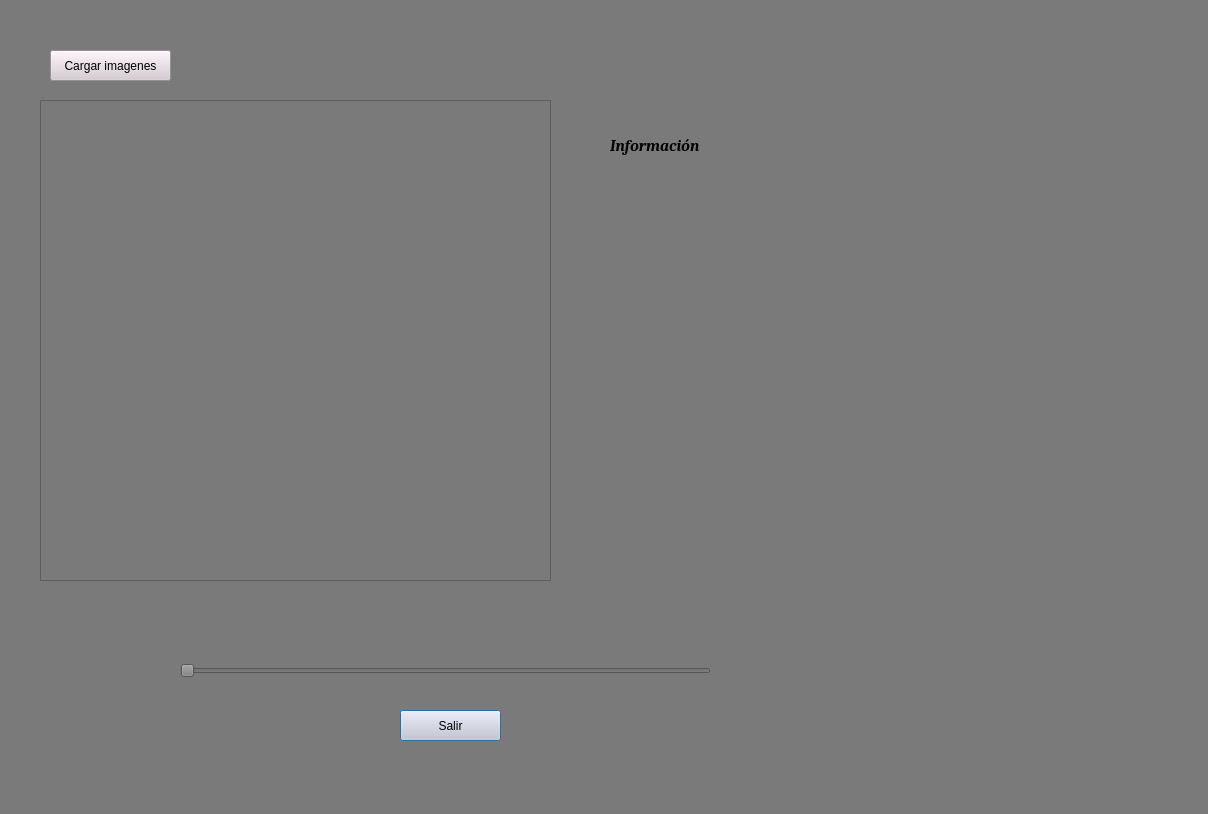
<?xml version="1.0" encoding="UTF-8"?>
<ui version="4.0">
 <class>Dialog</class>
 <widget class="QDialog" name="Dialog">
  <property name="geometry">
   <rect>
    <x>0</x>
    <y>0</y>
    <width>1208</width>
    <height>814</height>
   </rect>
  </property>
  <property name="windowTitle">
   <string>Dialog</string>
  </property>
  <property name="styleSheet">
   <string notr="true">background-color: rgb(122, 122, 122);</string>
  </property>
  <widget class="QSlider" name="slider_img">
   <property name="geometry">
    <rect>
     <x>180</x>
     <y>650</y>
     <width>531</width>
     <height>41</height>
    </rect>
   </property>
   <property name="orientation">
    <enum>Qt::Horizontal</enum>
   </property>
  </widget>
  <widget class="QPushButton" name="boton_salir">
   <property name="geometry">
    <rect>
     <x>400</x>
     <y>710</y>
     <width>101</width>
     <height>31</height>
    </rect>
   </property>
   <property name="styleSheet">
    <string notr="true">background-color: rgb(213, 203, 210);
color: rgb(0, 0, 0);</string>
   </property>
   <property name="text">
    <string>Salir</string>
   </property>
  </widget>
  <widget class="QPushButton" name="boton_cargar">
   <property name="geometry">
    <rect>
     <x>50</x>
     <y>50</y>
     <width>121</width>
     <height>31</height>
    </rect>
   </property>
   <property name="styleSheet">
    <string notr="true">background-color: rgb(213, 203, 210);
color: rgb(0, 0, 0);
</string>
   </property>
   <property name="text">
    <string>Cargar imagenes</string>
   </property>
  </widget>
  <widget class="QFrame" name="frame">
   <property name="geometry">
    <rect>
     <x>40</x>
     <y>100</y>
     <width>511</width>
     <height>481</height>
    </rect>
   </property>
   <property name="styleSheet">
    <string notr="true"/>
   </property>
   <property name="frameShape">
    <enum>QFrame::StyledPanel</enum>
   </property>
   <property name="frameShadow">
    <enum>QFrame::Raised</enum>
   </property>
   <widget class="QWidget" name="verticalLayoutWidget">
    <property name="geometry">
     <rect>
      <x>10</x>
      <y>10</y>
      <width>491</width>
      <height>461</height>
     </rect>
    </property>
    <layout class="QVBoxLayout" name="vista_imagenes"/>
   </widget>
  </widget>
  <widget class="QLabel" name="info_data">
   <property name="geometry">
    <rect>
     <x>580</x>
     <y>190</y>
     <width>521</width>
     <height>291</height>
    </rect>
   </property>
   <property name="text">
    <string/>
   </property>
  </widget>
  <widget class="QLabel" name="label">
   <property name="geometry">
    <rect>
     <x>610</x>
     <y>130</y>
     <width>151</width>
     <height>31</height>
    </rect>
   </property>
   <property name="font">
    <font>
     <family>Cambria</family>
     <pointsize>12</pointsize>
     <weight>75</weight>
     <italic>true</italic>
     <bold>true</bold>
    </font>
   </property>
   <property name="text">
    <string>Información</string>
   </property>
  </widget>
 </widget>
 <resources/>
 <connections/>
</ui>
